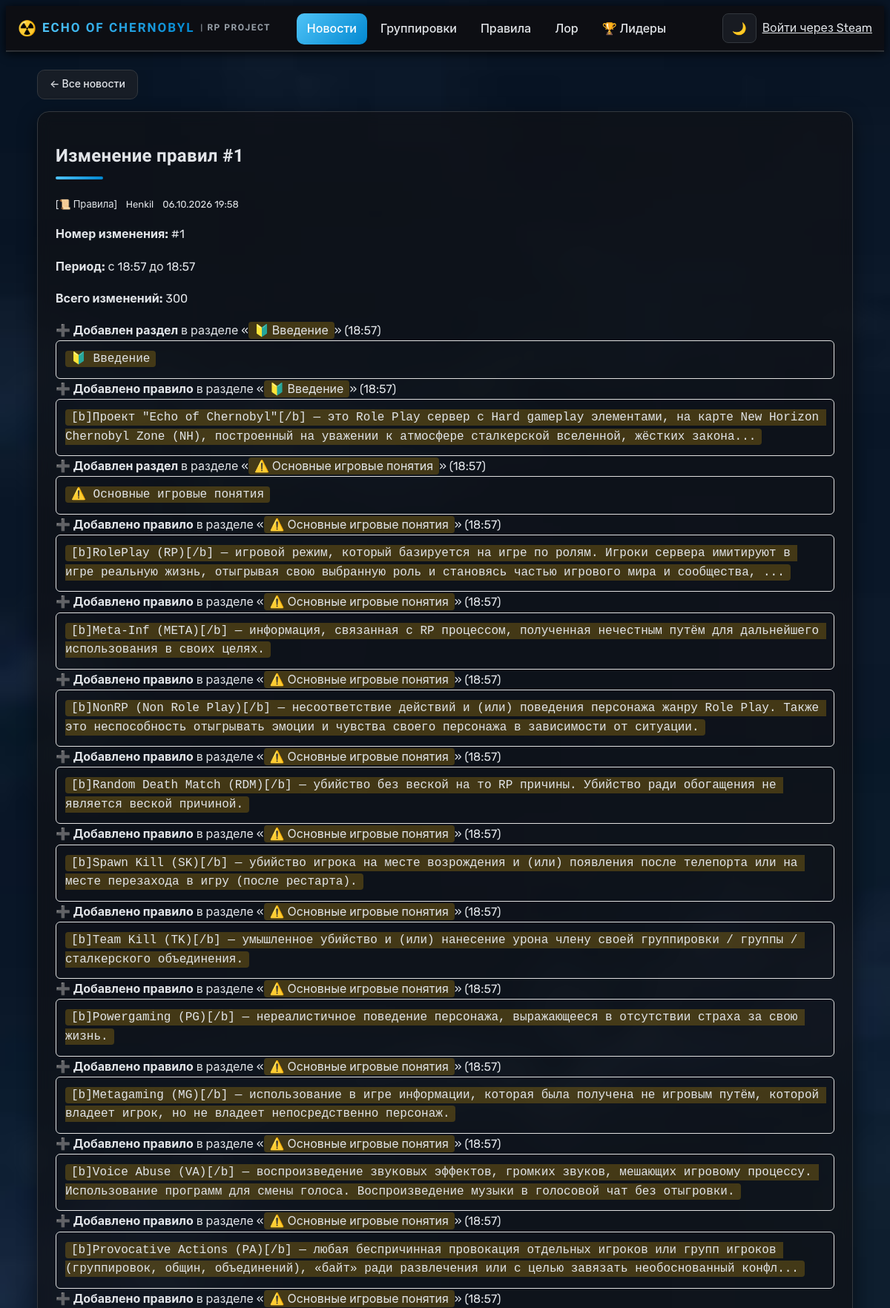
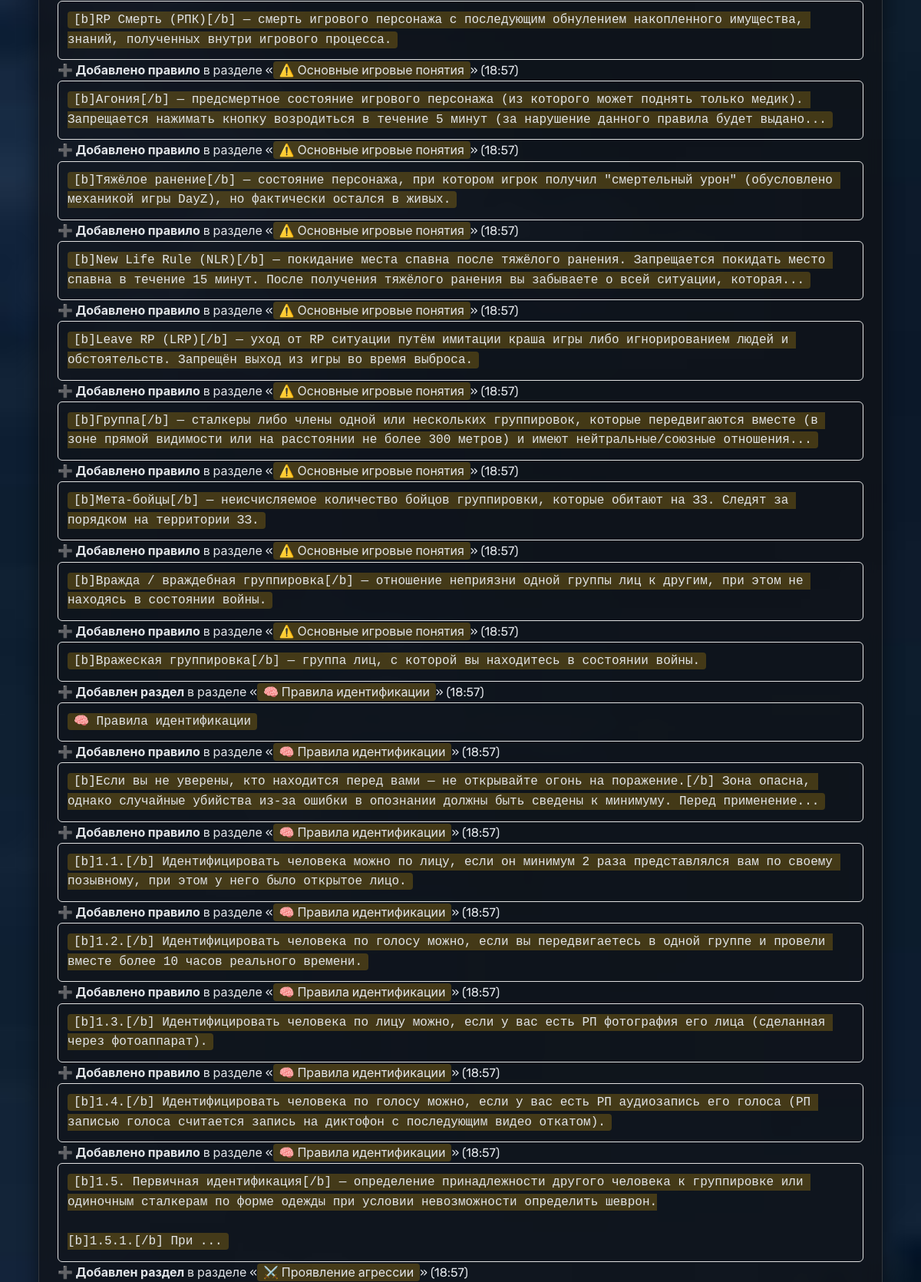
Page /news/41 (upper part) on the committed database (2 pictures, top to bottom).
### database/models.py (models this page shows, shortened)
class SiteNews(db.Model):
    __tablename__ = 'site_news'
    id = db.Column(db.Integer, primary_key=True, autoincrement=True)
    title = db.Column(db.String(200), nullable=False)
    content = db.Column(db.Text, nullable=False)
    content_html = db.Column(db.Text, nullable=True)   # ← добавь эту строку
    telegraph_url = db.Column(db.String(500), nullable=True)
    author_steam_id = db.Column(db.String(50), db.ForeignKey('players.SteamID'), nullable=False)
    category = db.Column(db.String(50), nullable=False, default='other')
    is_published = db.Column(db.Boolean, nullable=False, default=True)
    is_pinned = db.Column(db.Boolean, nullable=False, default=False)
    created_at = db.Column(db.DateTime, nullable=False, default=moscow_now)
    updated_at = db.Column(db.DateTime, nullable=True)
    comments = db.relationship('SiteNewsComment', backref='news', lazy='dynamic')

class Player(db.Model):
    __tablename__ = 'players'
    SteamID = db.Column(db.String(50), primary_key=True)
    Nickname = db.Column(db.String(50), nullable=True)
    RegistrationDate = db.Column(db.DateTime, nullable=False)
    LastLogonDate = db.Column(db.DateTime, nullable=False)
    stats = db.relationship('PlayerStats', backref='player', uselist=False)
    faction_membership = db.relationship('FactionMember', backref='player', uselist=False)
    achievements = db.relationship('PlayerAchievement', backref='player')
    pda_account = db.relationship('PdaAccount', backref='player', uselist=False)

### news/routes.py (the view, shortened to what this page needs)
@bp.route("/<int:news_id>")
def detail(news_id):
    news = SiteNews.query.get_or_404(news_id)
    user = session.get("user", {})
    current_steam_id = user.get("steam_id")
    is_admin = user.get("is_admin", False)
    if not news.is_published and not is_admin:
        abort(404)
    can_moderate = False
    if current_steam_id:
        from auth.roles import has_role
        can_moderate = has_role(current_steam_id, 'moderator')
    comments_query = (
        db.session.query(SiteNewsComment, Player)
        .outerjoin(Player, SiteNewsComment.author_steam_id == Player.SteamID)
        .filter(SiteNewsComment.news_id == news_id)
        .order_by(SiteNewsComment.created_at.asc())
    )
    comments_data = []
    return render_template(
        "news/detail.html",
        news=news,
        category_name=NEWS_CATEGORIES.get(news.category, 'Другое'),
        author_nickname=get_author_nickname(news.author_steam_id),
        comments_data=comments_data,
        is_admin=is_admin,
        can_moderate=can_moderate,
        current_steam_id=current_steam_id,
        comment_max_length=COMMENT_MAX_LENGTH,
    )

### appeals/routes.py (called while the page is built)
@bp.app_context_processor
def inject_appeals_helpers():
    def nickname_of(steam_id):
        return get_nickname(steam_id) if steam_id else None
    return {"nickname_of": nickname_of}

### auth/routes.py (called while the page is built, shortened)
@bp.app_context_processor
def inject_current_user():
    user = session.get("user")
    return {
        "current_user": user
    }

### main.py (called while the page is built, shortened)
@app.before_request
def check_ban_on_every_request():
    from flask import session, request, render_template
    user = session.get("user")
    if not user or not user.get("steam_id"):
        return None

### messages/routes.py (called while the page is built)
@bp.app_context_processor
def inject_messages_helpers():
    def unread_messages():
        user = session.get("user") or {}
        sid = user.get("steam_id")
        if not sid:
            return 0
        return SiteMessage.query.filter_by(
            recipient_steam_id=sid, is_read=False
        ).count()
    def can_message(steam_id):
        if not steam_id:
            return False
        me = (session.get("user") or {}).get("steam_id")
        if steam_id == me:
            return False
        return messages_allowed(steam_id)
    return {
        "unread_messages": unread_messages,
        "can_message": can_message,
    }

@bp.app_context_processor
def inject_messages_avatar_helpers():
    return {
        "avatar_url_for": get_avatar_url,
        "nickname_for": get_nickname,
    }

### news/routes.py (called while the page is built)
def get_author_nickname(steam_id):
    player = Player.query.filter_by(SteamID=steam_id).first()
    if player and player.Nickname:
        return player.Nickname
    return steam_id

### news/templates/news/detail.html (shortened to what this page needs)
{% extends "base.html" %}
{% block body_class %}page page-news page-news-detail{% endblock %}
{% block content %}
    <a class="back-link" href="{{ url_for('news.index') }}">← Все новости</a>
    <article class="news-full">
        <h1>
            {{ news.title }}
        </h1>
        <p class="news-meta">
            <span class="news-category">[{{ category_name }}]</span>
            <span class="news-author">{{ author_nickname }}</span>
            <span class="news-date">{{ news.created_at.strftime("%d.%m.%Y %H:%M") }}</span>
        </p>
        <div class="news-content">
            {% if news.content_html %}
                {{ news.content_html|safe }}
            {% else %}
                {{ news.content|bb }}
            {% endif %}
        </div>
    </article>
{% endblock %}

### static/css/base.css (style rules this page uses)
.rules-diff { background: #f5f5f5; border: 1px solid #e0e0e0; border-radius: 6px; padding: 12px; white-space: pre-wrap; font-family: 'Courier New', monospace; line-height: 1.6; }
mark.diff-insert { background: #c8e6c9; color: #1b5e20; padding: 0 2px; border-radius: 2px; }
mark.diff-section { background: #fff9c4; color: #795548; padding: 0 4px; border-radius: 2px; }

### static/css/themes.css (style rules this page uses)
:root, html[data-theme="light"] { --bg: #f5f6fa; --card: #ffffff; --card-alt: #f8f9fa; --text: #22272b; --muted: #77808a; --border: #e0e3e8; --link: #0066cc; --nav-bg: #ffffff; --input-bg: #ffffff; --th-bg: #eef1f4; --hover: #f0f2f5; --shadow: rgba(0, 0, 0, 0.08); }
html[data-theme="dark"] { --bg: #121417; --card: #1b1e22; --card-alt: #23272c; --text: #e2e5e9; --muted: #9aa2ab; --border: #33383e; --link: #4fc3f7; --nav-bg: #16191d; --input-bg: #23272c; --th-bg: #23272c; --hover: #23272c; --shadow: rgba(0, 0, 0, 0.5); }
body { background: var(--bg); color: var(--text); }
h1, h2, h3, h4 { color: var(--text); }
a { color: var(--link); }
.player-card, .game-info, .player-stats, .extended-stats, .weapon-stats, .player-appeals, .player-logs, .player-log-block, .news-item, .news-full, .rules-section, .lore-entry, .leaderboard-category, .admin-rules-section, .admin-lore-section, .admin-lore-entry, .log-sources, .auth-gate { background: var(--card); border-color: var(--border); color: var(--text); box-shadow: 0 2px 8px var(--shadow); }
dt, .hint, .news-meta, .rule-date, .lore-date, .category-description, .muted { color: var(--muted); }
.news-content, .lore-content, .comment-body, .message-body { color: var(--text); }

### rows in the picture
SiteNews: title "Изменение правил #1", created_at "06.10.2026 19:58", content_html "Номер изменения: #1 Период: с 18:57 до 18:57 Всего изменений: 300 ➕ Добавлен раздел в разделе « 🔰 Введение » (18:57) 🔰 Введение ➕ Добавлено правило в разделе « 🔰 Введение » (18:57) [b]Проект \"Echo of Chernobyl\"[/b] — это Role Play сервер с Hard gameplay элементами, на карте New Horizon Chernobyl Zone (NH), построенный на уважении к атмосфере сталкерской вселенной, жёстких закона... ➕ Добавлен раздел в разделе « ⚠️ Основные игровые понятия » (18:57) ⚠️ Основные игровые понятия ➕ Добавлено правило в разделе « ⚠️ Основные игровые понятия » (18:57) [b]RolePlay (RP)[/b] — игровой режим, который базируется на игре по ролям. Игроки сервера имитируют в игре реальную жизнь, отыгрывая свою выбранную…"
Player: Nickname "Henkil"

### other values in the picture
{{ category_name }} "📜 Правила"
